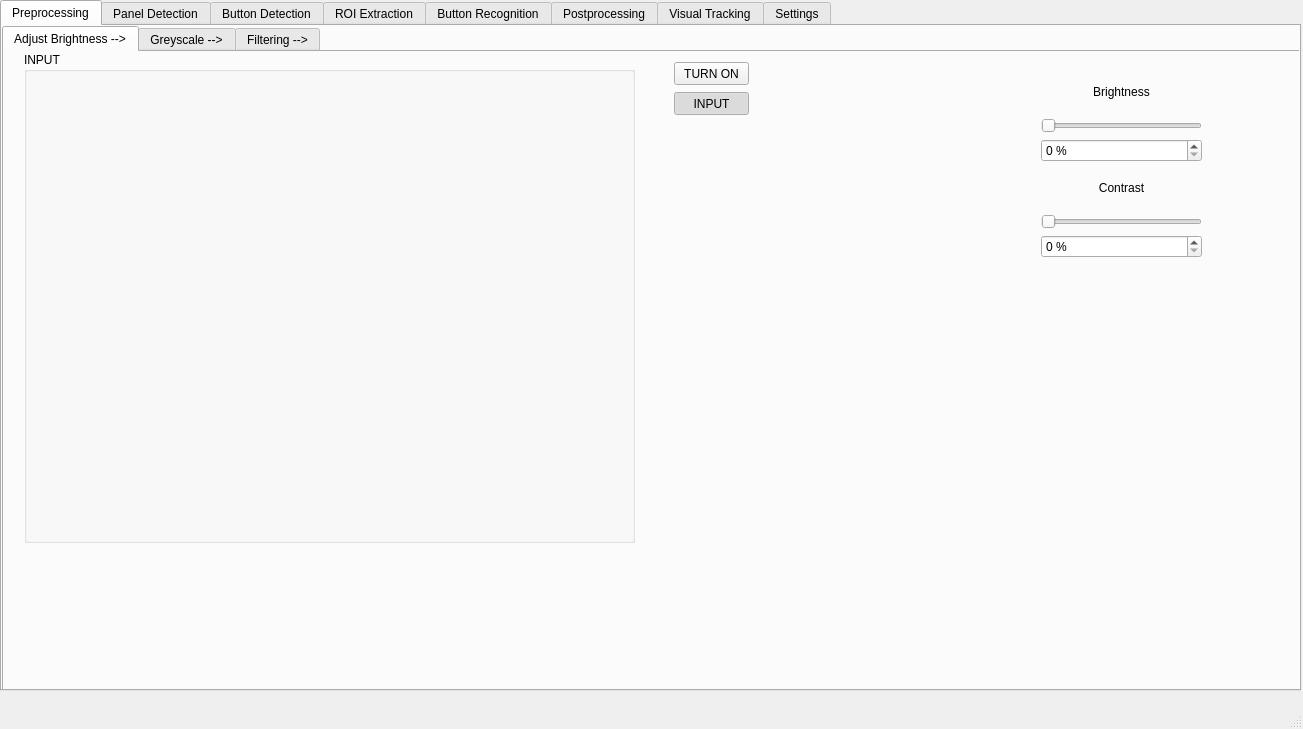
<?xml version="1.0" encoding="UTF-8"?>
<ui version="4.0">
 <class>MainWindow</class>
 <widget class="QMainWindow" name="MainWindow">
  <property name="geometry">
   <rect>
    <x>0</x>
    <y>0</y>
    <width>1303</width>
    <height>729</height>
   </rect>
  </property>
  <property name="windowTitle">
   <string>MainWindow</string>
  </property>
  <widget class="QWidget" name="menu">
   <widget class="QTabWidget" name="tabs">
    <property name="geometry">
     <rect>
      <x>0</x>
      <y>0</y>
      <width>1301</width>
      <height>691</height>
     </rect>
    </property>
    <property name="mouseTracking">
     <bool>false</bool>
    </property>
    <property name="autoFillBackground">
     <bool>false</bool>
    </property>
    <property name="tabPosition">
     <enum>QTabWidget::North</enum>
    </property>
    <property name="tabShape">
     <enum>QTabWidget::Rounded</enum>
    </property>
    <property name="currentIndex">
     <number>0</number>
    </property>
    <property name="tabsClosable">
     <bool>false</bool>
    </property>
    <property name="movable">
     <bool>false</bool>
    </property>
    <property name="tabBarAutoHide">
     <bool>false</bool>
    </property>
    <widget class="QWidget" name="tab_preprocessing">
     <attribute name="title">
      <string>Preprocessing</string>
     </attribute>
     <widget class="QTabWidget" name="subtabs">
      <property name="geometry">
       <rect>
        <x>0</x>
        <y>0</y>
        <width>1301</width>
        <height>671</height>
       </rect>
      </property>
      <property name="currentIndex">
       <number>0</number>
      </property>
      <widget class="QWidget" name="AdjustBrightness">
       <attribute name="title">
        <string>Adjust Brightness --&gt;</string>
       </attribute>
       <widget class="QGroupBox" name="prepro_img">
        <property name="geometry">
         <rect>
          <x>20</x>
          <y>0</y>
          <width>611</width>
          <height>491</height>
         </rect>
        </property>
        <property name="sizePolicy">
         <sizepolicy hsizetype="Preferred" vsizetype="Preferred">
          <horstretch>0</horstretch>
          <verstretch>0</verstretch>
         </sizepolicy>
        </property>
        <property name="title">
         <string>INPUT</string>
        </property>
        <property name="flat">
         <bool>false</bool>
        </property>
        <widget class="QWidget" name="prepro_ImgWidget" native="true">
         <property name="geometry">
          <rect>
           <x>0</x>
           <y>20</y>
           <width>611</width>
           <height>471</height>
          </rect>
         </property>
        </widget>
       </widget>
       <widget class="QPushButton" name="prepro_adjbr_toggle">
        <property name="geometry">
         <rect>
          <x>670</x>
          <y>10</y>
          <width>75</width>
          <height>23</height>
         </rect>
        </property>
        <property name="text">
         <string>TURN ON</string>
        </property>
        <property name="checkable">
         <bool>true</bool>
        </property>
        <property name="checked">
         <bool>false</bool>
        </property>
       </widget>
       <widget class="QWidget" name="gridLayoutWidget">
        <property name="geometry">
         <rect>
          <x>1037</x>
          <y>20</y>
          <width>161</width>
          <height>191</height>
         </rect>
        </property>
        <layout class="QGridLayout" name="gridLayout">
         <property name="bottomMargin">
          <number>5</number>
         </property>
         <item row="0" column="0">
          <layout class="QVBoxLayout" name="verticalLayout">
           <item>
            <widget class="QLabel" name="prepro_brightness">
             <property name="text">
              <string>Brightness</string>
             </property>
             <property name="alignment">
              <set>Qt::AlignCenter</set>
             </property>
            </widget>
           </item>
           <item>
            <widget class="QSlider" name="prepro_brightness_slider">
             <property name="maximum">
              <number>100</number>
             </property>
             <property name="singleStep">
              <number>1</number>
             </property>
             <property name="orientation">
              <enum>Qt::Horizontal</enum>
             </property>
            </widget>
           </item>
           <item>
            <widget class="QSpinBox" name="prepro_brightness_box">
             <property name="suffix">
              <string> %</string>
             </property>
             <property name="prefix">
              <string/>
             </property>
             <property name="maximum">
              <number>100</number>
             </property>
            </widget>
           </item>
          </layout>
         </item>
         <item row="1" column="0">
          <layout class="QVBoxLayout" name="verticalLayout_2">
           <item>
            <widget class="QLabel" name="prepro_contrast">
             <property name="text">
              <string>Contrast</string>
             </property>
             <property name="alignment">
              <set>Qt::AlignCenter</set>
             </property>
            </widget>
           </item>
           <item>
            <widget class="QSlider" name="prepro_contrast_slider">
             <property name="maximum">
              <number>100</number>
             </property>
             <property name="singleStep">
              <number>1</number>
             </property>
             <property name="orientation">
              <enum>Qt::Horizontal</enum>
             </property>
            </widget>
           </item>
           <item>
            <widget class="QSpinBox" name="prepro_contrast_box">
             <property name="enabled">
              <bool>true</bool>
             </property>
             <property name="suffix">
              <string> %</string>
             </property>
             <property name="maximum">
              <number>100</number>
             </property>
             <property name="singleStep">
              <number>1</number>
             </property>
             <property name="stepType">
              <enum>QAbstractSpinBox::DefaultStepType</enum>
             </property>
            </widget>
           </item>
          </layout>
         </item>
        </layout>
       </widget>
       <widget class="QPushButton" name="prepro_adjbr_toggle_feed">
        <property name="geometry">
         <rect>
          <x>670</x>
          <y>40</y>
          <width>75</width>
          <height>23</height>
         </rect>
        </property>
        <property name="text">
         <string>INPUT</string>
        </property>
        <property name="checkable">
         <bool>true</bool>
        </property>
        <property name="checked">
         <bool>true</bool>
        </property>
        <property name="flat">
         <bool>false</bool>
        </property>
       </widget>
      </widget>
      <widget class="QWidget" name="Greyscale">
       <attribute name="title">
        <string>Greyscale --&gt;</string>
       </attribute>
      </widget>
      <widget class="QWidget" name="Filtering">
       <attribute name="title">
        <string>Filtering --&gt;</string>
       </attribute>
      </widget>
     </widget>
    </widget>
    <widget class="QWidget" name="tab_panel_detection">
     <attribute name="title">
      <string>Panel Detection</string>
     </attribute>
    </widget>
    <widget class="QWidget" name="tab_button_detection">
     <attribute name="title">
      <string>Button Detection</string>
     </attribute>
    </widget>
    <widget class="QWidget" name="tab_roi_extraction">
     <attribute name="title">
      <string>ROI Extraction</string>
     </attribute>
    </widget>
    <widget class="QWidget" name="tab_button_recognition">
     <attribute name="title">
      <string>Button Recognition</string>
     </attribute>
    </widget>
    <widget class="QWidget" name="tab_postprocessing">
     <attribute name="title">
      <string>Postprocessing</string>
     </attribute>
    </widget>
    <widget class="QWidget" name="tab_visual_tracking">
     <attribute name="title">
      <string>Visual Tracking</string>
     </attribute>
    </widget>
    <widget class="QWidget" name="tab_settings">
     <attribute name="title">
      <string>Settings</string>
     </attribute>
     <widget class="QDialogButtonBox" name="buttonBox">
      <property name="geometry">
       <rect>
        <x>1020</x>
        <y>630</y>
        <width>261</width>
        <height>31</height>
       </rect>
      </property>
      <property name="orientation">
       <enum>Qt::Horizontal</enum>
      </property>
      <property name="standardButtons">
       <set>QDialogButtonBox::Apply|QDialogButtonBox::Discard|QDialogButtonBox::RestoreDefaults</set>
      </property>
      <property name="centerButtons">
       <bool>true</bool>
      </property>
     </widget>
     <widget class="QTableWidget" name="tableWidget">
      <property name="geometry">
       <rect>
        <x>0</x>
        <y>0</y>
        <width>1291</width>
        <height>621</height>
       </rect>
      </property>
     </widget>
    </widget>
   </widget>
  </widget>
  <widget class="QMenuBar" name="menubar">
   <property name="geometry">
    <rect>
     <x>0</x>
     <y>0</y>
     <width>1303</width>
     <height>21</height>
    </rect>
   </property>
  </widget>
  <widget class="QStatusBar" name="statusbar"/>
 </widget>
 <tabstops>
  <tabstop>tabs</tabstop>
 </tabstops>
 <resources/>
 <connections>
  <connection>
   <sender>prepro_brightness_box</sender>
   <signal>valueChanged(int)</signal>
   <receiver>prepro_brightness_slider</receiver>
   <slot>setValue(int)</slot>
   <hints>
    <hint type="sourcelabel">
     <x>1043</x>
     <y>174</y>
    </hint>
    <hint type="destinationlabel">
     <x>1043</x>
     <y>148</y>
    </hint>
   </hints>
  </connection>
  <connection>
   <sender>prepro_brightness_slider</sender>
   <signal>valueChanged(int)</signal>
   <receiver>prepro_brightness_box</receiver>
   <slot>setValue(int)</slot>
   <hints>
    <hint type="sourcelabel">
     <x>1043</x>
     <y>148</y>
    </hint>
    <hint type="destinationlabel">
     <x>1043</x>
     <y>174</y>
    </hint>
   </hints>
  </connection>
  <connection>
   <sender>prepro_contrast_box</sender>
   <signal>valueChanged(int)</signal>
   <receiver>prepro_contrast_slider</receiver>
   <slot>setValue(int)</slot>
   <hints>
    <hint type="sourcelabel">
     <x>1121</x>
     <y>262</y>
    </hint>
    <hint type="destinationlabel">
     <x>1113</x>
     <y>238</y>
    </hint>
   </hints>
  </connection>
  <connection>
   <sender>prepro_contrast_slider</sender>
   <signal>valueChanged(int)</signal>
   <receiver>prepro_contrast_box</receiver>
   <slot>setValue(int)</slot>
   <hints>
    <hint type="sourcelabel">
     <x>1168</x>
     <y>235</y>
    </hint>
    <hint type="destinationlabel">
     <x>1168</x>
     <y>263</y>
    </hint>
   </hints>
  </connection>
 </connections>
</ui>
